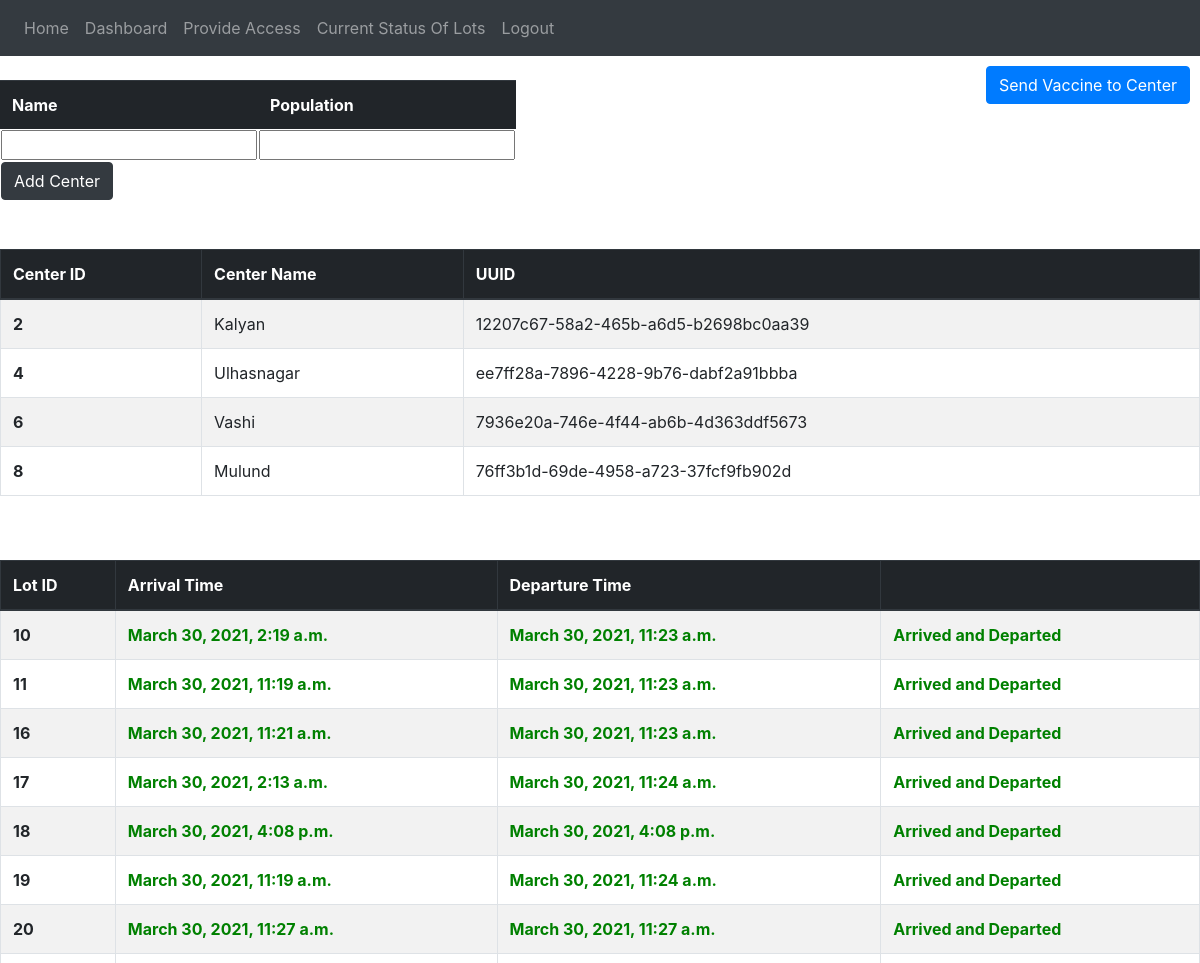
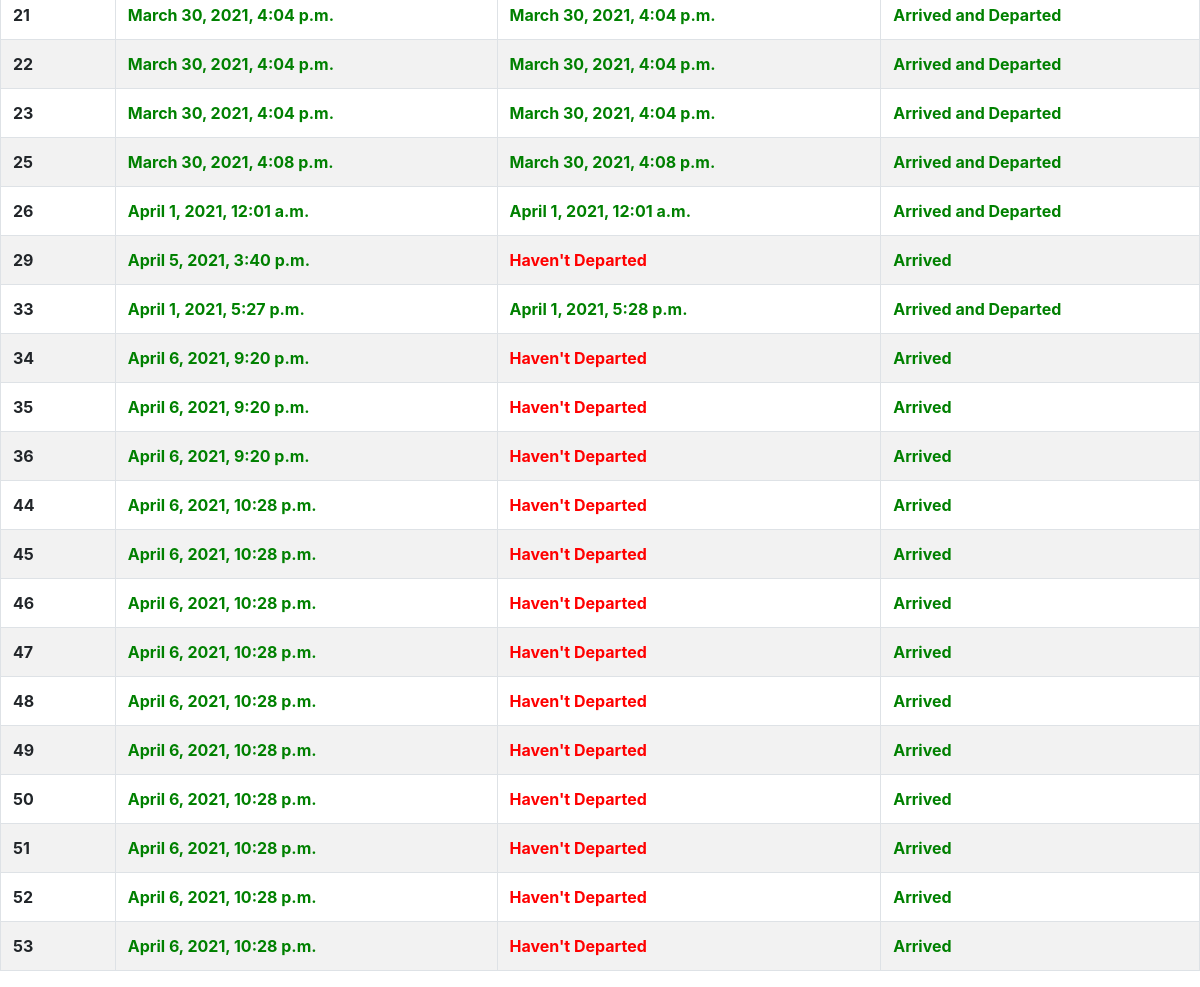
The page /dashboard/district/thane/ (signed in) on the database its author committed (2 pictures, top to bottom).
### vaccine_app/models.py (models this page shows, shortened)
class Center(models.Model):
    centerPrimaryKey = models.AutoField(primary_key=True)
    centerId = models.UUIDField(default=uuid.uuid4, editable=False, unique=True)
    district = models.ForeignKey(District, on_delete=models.CASCADE, related_name="Center")
    name = models.CharField(max_length=255, unique=True)
    maxCountPerDate = models.IntegerField(default=10)
    population = models.IntegerField(default=1)

class DistrictVaccineData(models.Model):
    district = models.ForeignKey(District,on_delete=models.CASCADE,related_name="districtVaccine")
    lot = models.OneToOneField(VaccineLot, on_delete=models.CASCADE,related_name="districtVaccine")
    arrivalTimestamp = models.DateTimeField(blank = True, null=True, default=None)
    departureTimestamp = models.DateTimeField(blank = True, null=True, default=None)

class VaccineLot(models.Model):
    lotId = models.AutoField(primary_key=True)
    status=models.CharField(max_length = 20, choices = lot_status, default = 'produced')
    productionTimestamp = models.DateTimeField(auto_now_add=True)
    departureTimestamp = models.DateTimeField(blank = True, null=True, default=None)
    countOfDosesConsumed = models.IntegerField(default = 0)

### vaccine_app/views.py (the view, shortened to what this page needs)
# urls.py: path('dashboard/district/<name>/',views.district_dash,name='district_dash'),
@login_required
def district_dash(request,name):
    if name=="":
        return redirect('dashboard')
    if verify(request,"district",name):
        district_obj=District.objects.get(name=name)
        centers = Center.objects.filter(district=district_obj)
        vaccine_lots = DistrictVaccineData.objects.filter(district = district_obj)
        error=[]
        return render(request,'district_dash.html',{'centers':centers, 'error':error, 'vaccine_lots':vaccine_lots,'name':name})
    else:
        return redirect('dashboard')

### vaccine_app/views.py (called while the page is built, shortened)
def verify(request,district_or_center,name):
    if district_or_center=="district":
        user=request.user
        if District.objects.filter(name=name).exists():
            district_obj=District.objects.get(name=name)
            if AccessControlListDistrict.objects.filter(person=user,district=district_obj).exists() and user.is_districtadmin:
                return True
            else:
                print("access is not there for user "+user.email)
                return False
        else:
            print("District name is invalid")
            return False
    else:
        print("Invalid district_or_center value")
        return False

### templates/district_dash.html (shortened to what this page needs)
{% extends 'base.html' %}
    {% block content %}
        <a href="/district/{{name}}/send_to_center" style="float: right; margin:10px;"><button Type="button" class="btn btn-primary">Send Vaccine to Center</button></a>
        <form method="POST">
            <table>
                <thead class=" table table-info table-dark">
                    <th>Name</th>
                    <th>Population</th>
                </thead>
                <tr>
                    <td><input type="text" id="name" name="name" required /></td>
                    <td><input type="number" id="population" name="population" required min=1 /></td>
                    <br>
                </tr>
                <tr>
                  <td><button class="btn btn-dark" type="submit" id="add" value="Add center">Add Center</button></td>
                </tr>
            </table>
        </form>
        <br><br>
        <table class="table table-striped table-bordered">
            <thead class="thead-dark">
              <tr>
                <th scope="col">Center ID</th>
                <th scope="col">Center Name</th>
                <th scope="col">UUID</th>
              </tr>
            </thead>
            <tbody>
            {% for center in centers %}
              <tr>
                <th scope="row">{{center.centerPrimaryKey}}</th>
                <td style="text-transform: capitalize;">{{center.name}}</td>
                <td>{{center.centerId.urn|slice:"9:"}}</td>
              </tr>
            {% endfor %}
            </tbody>
          </table>
          <br><br>
          <table class="table table-striped table-bordered">
            <thead class="thead-dark">
              <tr>
                <th scope="col">Lot ID</th>
                <th scope="col">Arrival Time</th>
                <th scope="col">Departure Time</th>
                <th scope="col"></th>
              </tr>
            </thead>
            <tbody>
            {% for lot in vaccine_lots %}
              <tr>
                <th scope="row">{{ lot.lot.lotId }}</th>
                <td>
                  {% if lot.arrivalTimestamp == None %}
                    <b style="color:red;">Haven't arrived</b>
                  {% else %}
                    <b style="color:green;">{{lot.arrivalTimestamp}}</b>
                  {% endif %}
                </td>
                <td>
                  {% if lot.departureTimestamp == None %}
                    <b style="color:red;">Haven't Departed</b>
                  {% else %}
                    <b style="color:green;">{{lot.departureTimestamp}}</b>
                  {% endif %}
                </td>
                {% if lot.arrivalTimestamp == None %}
                  <td><a href="/district/{{name}}/updateArrivalTimeDistrict/{{ lot.lot.lotId }}"><button type="button" class="btn btn-dark">Update Arrival</button></a>
                {% else %}
                  <td>
                    <b style="color:green;">Arrived
                    {% if lot.departureTimestamp != None %}
                    and Departed
                    {% endif %}
                    </b>
                  </td>
                {% endif %}
              </tr>
            {% endfor %}
            </tbody>
          </table>
    {% endblock content %}

### rows shown on the page
Center: centerPrimaryKey "2", name "Kalyan", centerId.urn "12207c67-58a2-465b-a6d5-b2698bc0aa39"
Center: centerPrimaryKey "4", name "Ulhasnagar", centerId.urn "ee7ff28a-7896-4228-9b76-dabf2a91bbba"
Center: centerPrimaryKey "6", name "Vashi", centerId.urn "7936e20a-746e-4f44-ab6b-4d363ddf5673"
Center: centerPrimaryKey "8", name "Mulund", centerId.urn "76ff3b1d-69de-4958-a723-37fcf9fb902d"
DistrictVaccineData: lot.lotId "10", arrivalTimestamp "March 30, 2021, 2:19 a.m.", departureTimestamp "March 30, 2021, 11:23 a.m.", shows "Arrived", shows "and Departed"
DistrictVaccineData: lot.lotId "11", arrivalTimestamp "March 30, 2021, 11:19 a.m.", departureTimestamp "March 30, 2021, 11:23 a.m.", shows "Arrived", shows "and Departed"
DistrictVaccineData: lot.lotId "16", arrivalTimestamp "March 30, 2021, 11:21 a.m.", departureTimestamp "March 30, 2021, 11:23 a.m.", shows "Arrived", shows "and Departed"
DistrictVaccineData: lot.lotId "17", arrivalTimestamp "March 30, 2021, 2:13 a.m.", departureTimestamp "March 30, 2021, 11:24 a.m.", shows "Arrived", shows "and Departed"
DistrictVaccineData: lot.lotId "18", arrivalTimestamp "March 30, 2021, 4:08 p.m.", departureTimestamp "March 30, 2021, 4:08 p.m.", shows "Arrived", shows "and Departed"
DistrictVaccineData: lot.lotId "19", arrivalTimestamp "March 30, 2021, 11:19 a.m.", departureTimestamp "March 30, 2021, 11:24 a.m.", shows "Arrived", shows "and Departed"
DistrictVaccineData: lot.lotId "20", arrivalTimestamp "March 30, 2021, 11:27 a.m.", departureTimestamp "March 30, 2021, 11:27 a.m.", shows "Arrived", shows "and Departed"
DistrictVaccineData: lot.lotId "21", arrivalTimestamp "March 30, 2021, 4:04 p.m.", departureTimestamp "March 30, 2021, 4:04 p.m.", shows "Arrived", shows "and Departed"
DistrictVaccineData: lot.lotId "22", arrivalTimestamp "March 30, 2021, 4:04 p.m.", departureTimestamp "March 30, 2021, 4:04 p.m.", shows "Arrived", shows "and Departed"
DistrictVaccineData: lot.lotId "23", arrivalTimestamp "March 30, 2021, 4:04 p.m.", departureTimestamp "March 30, 2021, 4:04 p.m.", shows "Arrived", shows "and Departed"
DistrictVaccineData: lot.lotId "25", arrivalTimestamp "March 30, 2021, 4:08 p.m.", departureTimestamp "March 30, 2021, 4:08 p.m.", shows "Arrived", shows "and Departed"
DistrictVaccineData: lot.lotId "26", arrivalTimestamp "April 1, 2021, 12:01 a.m.", departureTimestamp "April 1, 2021, 12:01 a.m.", shows "Arrived", shows "and Departed"
DistrictVaccineData: lot.lotId "29", arrivalTimestamp "April 5, 2021, 3:40 p.m.", shows "Haven't Departed", shows "Arrived"
DistrictVaccineData: lot.lotId "33", arrivalTimestamp "April 1, 2021, 5:27 p.m.", departureTimestamp "April 1, 2021, 5:28 p.m.", shows "Arrived", shows "and Departed"
DistrictVaccineData: lot.lotId "34", arrivalTimestamp "April 6, 2021, 9:20 p.m.", shows "Haven't Departed", shows "Arrived"
DistrictVaccineData: lot.lotId "35", arrivalTimestamp "April 6, 2021, 9:20 p.m.", shows "Haven't Departed", shows "Arrived"
DistrictVaccineData: lot.lotId "36", arrivalTimestamp "April 6, 2021, 9:20 p.m.", shows "Haven't Departed", shows "Arrived"
DistrictVaccineData: lot.lotId "44", arrivalTimestamp "April 6, 2021, 10:28 p.m.", shows "Haven't Departed", shows "Arrived"
DistrictVaccineData: lot.lotId "45", arrivalTimestamp "April 6, 2021, 10:28 p.m.", shows "Haven't Departed", shows "Arrived"
DistrictVaccineData: lot.lotId "46", arrivalTimestamp "April 6, 2021, 10:28 p.m.", shows "Haven't Departed", shows "Arrived"
DistrictVaccineData: lot.lotId "47", arrivalTimestamp "April 6, 2021, 10:28 p.m.", shows "Haven't Departed", shows "Arrived"
DistrictVaccineData: lot.lotId "48", arrivalTimestamp "April 6, 2021, 10:28 p.m.", shows "Haven't Departed", shows "Arrived"
DistrictVaccineData: lot.lotId "49", arrivalTimestamp "April 6, 2021, 10:28 p.m.", shows "Haven't Departed", shows "Arrived"
DistrictVaccineData: lot.lotId "50", arrivalTimestamp "April 6, 2021, 10:28 p.m.", shows "Haven't Departed", shows "Arrived"
DistrictVaccineData: lot.lotId "51", arrivalTimestamp "April 6, 2021, 10:28 p.m.", shows "Haven't Departed", shows "Arrived"
DistrictVaccineData: lot.lotId "52", arrivalTimestamp "April 6, 2021, 10:28 p.m.", shows "Haven't Departed", shows "Arrived"
DistrictVaccineData: lot.lotId "53", arrivalTimestamp "April 6, 2021, 10:28 p.m.", shows "Haven't Departed", shows "Arrived"
